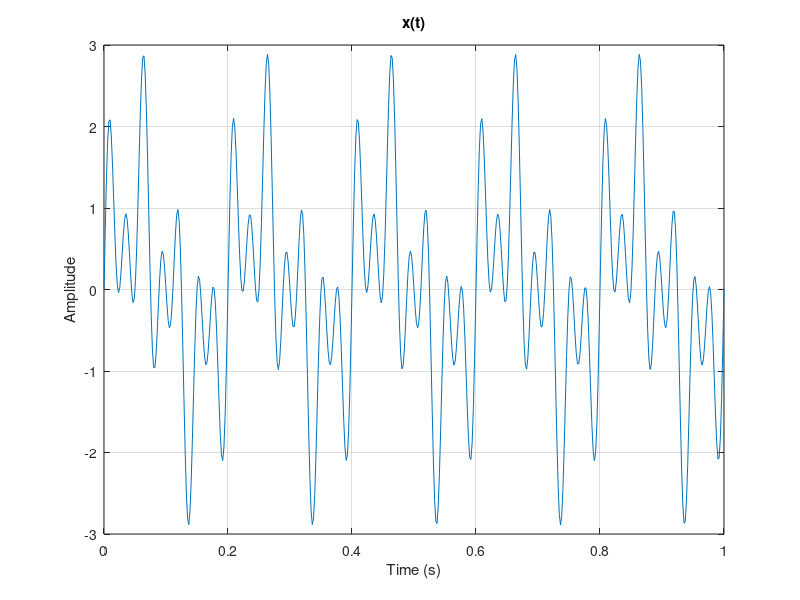
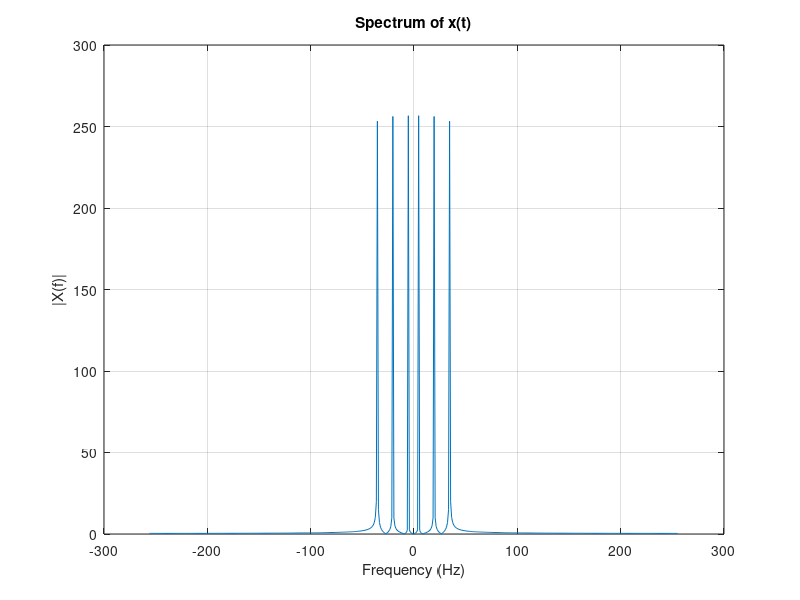
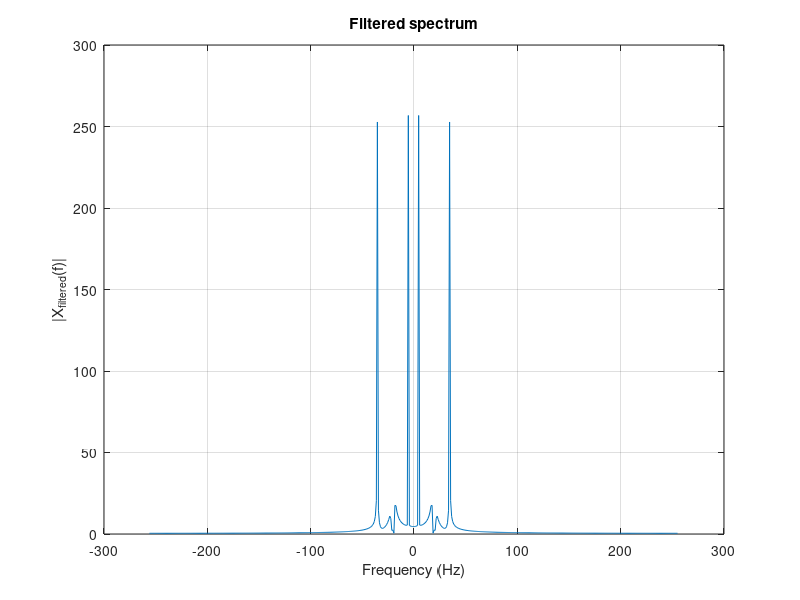

Write the MATLAB code that produced these figures, in order.
clear; close all; clc;

%% Get script folder (src)
scriptPath = fileparts(mfilename('fullpath'));

%% Go to project root
figPath   = fullfile(scriptPath,'..','figures');

if ~exist(figPath,'dir')
    mkdir(figPath);
end

%% Parameters
Fe = 512;                 % Sampling frequency
t = 0:1/Fe:1;            % Time vector

f1 = 5;
f2 = 20;                 % Frequency to remove
f3 = 35;

%% Signal
x = sin(2*pi*f1*t) + sin(2*pi*f2*t) + sin(2*pi*f3*t);

%% Time domain plot
fig1 = figure;
plot(t, x);
title('x(t)');
xlabel('Time (s)');
ylabel('Amplitude');
grid on;

exportgraphics(fig1, fullfile(figPath,'time_signal.png'), 'Resolution', 300);

%% Frequency domain
N = length(x);
f = (-N/2:N/2-1)*(Fe/N);

X = fftshift(abs(fft(x)));

fig2 = figure;
plot(f, X);
title('Spectrum of x(t)');
xlabel('Frequency (Hz)');
ylabel('|X(f)|');
grid on;

exportgraphics(fig2, fullfile(figPath,'spectrum_signal.png'), 'Resolution', 300);

%% Band-stop filter (remove 20 Hz)
order = 4;
Wn = [18 22]/(Fe/2);

[b, a] = butter(order, Wn, 'stop');

%% Filtering
x_filt = filter(b, a, x);

%% Spectrum after filtering
Xf = fftshift(abs(fft(x_filt)));

fig3 = figure;
plot(f, Xf);
title('Filtered spectrum');
xlabel('Frequency (Hz)');
ylabel('|X_{filtered}(f)|');
grid on;

exportgraphics(fig3, fullfile(figPath,'filtered_spectrum.png'), 'Resolution', 300);
